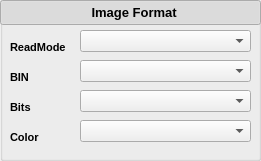
  <widget class="QGroupBox" name="grpBox_liveImageFormat">
   <property name="geometry">
    <rect>
     <x>10</x>
     <y>1030</y>
     <width>261</width>
     <height>161</height>
    </rect>
   </property>
   <property name="title">
    <string/>
   </property>
   <widget class="QPushButton" name="head_liveimageformat">
    <property name="geometry">
     <rect>
      <x>0</x>
      <y>0</y>
      <width>261</width>
      <height>25</height>
     </rect>
    </property>
    <property name="font">
     <font>
      <family>Tahoma</family>
      <pointsize>10</pointsize>
      <weight>75</weight>
      <bold>true</bold>
     </font>
    </property>
    <property name="text">
     <string>  Image Format</string>
    </property>
    <property name="checkable">
     <bool>true</bool>
    </property>
    <property name="checked">
     <bool>true</bool>
    </property>
   </widget>
   <widget class="QWidget" name="widget_liveimageformat" native="true">
    <property name="geometry">
     <rect>
      <x>0</x>
      <y>20</y>
      <width>261</width>
      <height>131</height>
     </rect>
    </property>
    <widget class="QComboBox" name="comBoxLiveReadMode">
     <property name="geometry">
      <rect>
       <x>80</x>
       <y>10</y>
       <width>171</width>
       <height>22</height>
      </rect>
     </property>
     <property name="minimumSize">
      <size>
       <width>0</width>
       <height>22</height>
      </size>
     </property>
     <property name="maximumSize">
      <size>
       <width>16777215</width>
       <height>22</height>
      </size>
     </property>
     <property name="font">
      <font>
       <family>Tahoma</family>
       <pointsize>8</pointsize>
      </font>
     </property>
    </widget>
    <widget class="QComboBox" name="comBoxLiveBin">
     <property name="geometry">
      <rect>
       <x>80</x>
       <y>40</y>
       <width>171</width>
       <height>22</height>
      </rect>
     </property>
     <property name="minimumSize">
      <size>
       <width>0</width>
       <height>22</height>
      </size>
     </property>
     <property name="maximumSize">
      <size>
       <width>16777215</width>
       <height>22</height>
      </size>
     </property>
     <property name="font">
      <font>
       <family>Tahoma</family>
       <pointsize>8</pointsize>
      </font>
     </property>
    </widget>
    <widget class="QComboBox" name="comBoxLiveBits">
     <property name="geometry">
      <rect>
       <x>80</x>
       <y>70</y>
       <width>171</width>
       <height>22</height>
      </rect>
     </property>
     <property name="minimumSize">
      <size>
       <width>0</width>
       <height>22</height>
      </size>
     </property>
     <property name="maximumSize">
      <size>
       <width>16777215</width>
       <height>22</height>
      </size>
     </property>
     <property name="font">
      <font>
       <family>Tahoma</family>
       <pointsize>8</pointsize>
      </font>
     </property>
    </widget>
    <widget class="QComboBox" name="comBoxLiveColor">
     <property name="geometry">
      <rect>
       <x>80</x>
       <y>100</y>
       <width>171</width>
       <height>22</height>
      </rect>
     </property>
     <property name="minimumSize">
      <size>
       <width>0</width>
       <height>22</height>
      </size>
     </property>
     <property name="maximumSize">
      <size>
       <width>16777215</width>
       <height>22</height>
      </size>
     </property>
     <property name="font">
      <font>
       <family>Tahoma</family>
       <pointsize>8</pointsize>
      </font>
     </property>
    </widget>
    <widget class="QLabel" name="labelLiveReadMode">
     <property name="geometry">
      <rect>
       <x>10</x>
       <y>20</y>
       <width>61</width>
       <height>14</height>
      </rect>
     </property>
     <property name="minimumSize">
      <size>
       <width>61</width>
       <height>14</height>
      </size>
     </property>
     <property name="maximumSize">
      <size>
       <width>61</width>
       <height>14</height>
      </size>
     </property>
     <property name="font">
      <font>
       <family>Arial</family>
       <pointsize>8</pointsize>
       <weight>75</weight>
       <bold>true</bold>
      </font>
     </property>
     <property name="text">
      <string>ReadMode</string>
     </property>
    </widget>
    <widget class="QLabel" name="labelLiveBin">
     <property name="geometry">
      <rect>
       <x>10</x>
       <y>50</y>
       <width>61</width>
       <height>14</height>
      </rect>
     </property>
     <property name="minimumSize">
      <size>
       <width>61</width>
       <height>14</height>
      </size>
     </property>
     <property name="maximumSize">
      <size>
       <width>61</width>
       <height>14</height>
      </size>
     </property>
     <property name="font">
      <font>
       <family>Arial</family>
       <pointsize>8</pointsize>
       <weight>75</weight>
       <bold>true</bold>
      </font>
     </property>
     <property name="text">
      <string>BIN</string>
     </property>
    </widget>
    <widget class="QLabel" name="labelLiveBits">
     <property name="geometry">
      <rect>
       <x>10</x>
       <y>80</y>
       <width>61</width>
       <height>14</height>
      </rect>
     </property>
     <property name="minimumSize">
      <size>
       <width>61</width>
       <height>14</height>
      </size>
     </property>
     <property name="maximumSize">
      <size>
       <width>61</width>
       <height>14</height>
      </size>
     </property>
     <property name="font">
      <font>
       <family>Arial</family>
       <pointsize>8</pointsize>
       <weight>75</weight>
       <bold>true</bold>
      </font>
     </property>
     <property name="text">
      <string>Bits</string>
     </property>
    </widget>
    <widget class="QLabel" name="labelLiveColor">
     <property name="geometry">
      <rect>
       <x>10</x>
       <y>110</y>
       <width>61</width>
       <height>14</height>
      </rect>
     </property>
     <property name="minimumSize">
      <size>
       <width>61</width>
       <height>14</height>
      </size>
     </property>
     <property name="maximumSize">
      <size>
       <width>61</width>
       <height>14</height>
      </size>
     </property>
     <property name="font">
      <font>
       <family>Arial</family>
       <pointsize>8</pointsize>
       <weight>75</weight>
       <bold>true</bold>
      </font>
     </property>
     <property name="text">
      <string>Color</string>
     </property>
    </widget>
   </widget>
  </widget>
